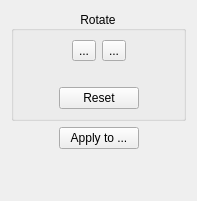
<?xml version="1.0" encoding="UTF-8"?>
<ui version="4.0">
 <class>fix_orientation::OptionsWidget</class>
 <widget class="QWidget" name="fix_orientation::OptionsWidget">
  <property name="geometry">
   <rect>
    <x>0</x>
    <y>0</y>
    <width>197</width>
    <height>201</height>
   </rect>
  </property>
  <property name="windowTitle">
   <string>Form</string>
  </property>
  <layout class="QVBoxLayout">
   <item>
    <widget class="CollapsibleGroupBox" name="rotateGroupBox">
     <property name="title">
      <string>Rotate</string>
     </property>
     <property name="alignment">
      <set>Qt::AlignCenter</set>
     </property>
     <layout class="QVBoxLayout">
      <item>
       <layout class="QHBoxLayout">
        <item>
         <spacer>
          <property name="orientation">
           <enum>Qt::Horizontal</enum>
          </property>
          <property name="sizeHint" stdset="0">
           <size>
            <width>1</width>
            <height>1</height>
           </size>
          </property>
         </spacer>
        </item>
        <item>
         <widget class="QToolButton" name="rotateLeftBtn">
          <property name="text">
           <string>...</string>
          </property>
          <property name="icon">
           <iconset resource="../../resources/resources.qrc">
            <normaloff>:/icons/object-rotate-left.png</normaloff>:/icons/object-rotate-left.png</iconset>
          </property>
          <property name="iconSize">
           <size>
            <width>24</width>
            <height>24</height>
           </size>
          </property>
         </widget>
        </item>
        <item>
         <widget class="QToolButton" name="rotateRightBtn">
          <property name="text">
           <string>...</string>
          </property>
          <property name="icon">
           <iconset resource="../../resources/resources.qrc">
            <normaloff>:/icons/object-rotate-right.png</normaloff>:/icons/object-rotate-right.png</iconset>
          </property>
          <property name="iconSize">
           <size>
            <width>24</width>
            <height>24</height>
           </size>
          </property>
         </widget>
        </item>
        <item>
         <spacer>
          <property name="orientation">
           <enum>Qt::Horizontal</enum>
          </property>
          <property name="sizeHint" stdset="0">
           <size>
            <width>1</width>
            <height>1</height>
           </size>
          </property>
         </spacer>
        </item>
       </layout>
      </item>
      <item>
       <layout class="QHBoxLayout">
        <item>
         <spacer>
          <property name="orientation">
           <enum>Qt::Horizontal</enum>
          </property>
          <property name="sizeHint" stdset="0">
           <size>
            <width>1</width>
            <height>1</height>
           </size>
          </property>
         </spacer>
        </item>
        <item>
         <widget class="QLabel" name="rotationIndicator">
          <property name="text">
           <string/>
          </property>
          <property name="pixmap">
           <pixmap resource="../../resources/resources.qrc">:/icons/big-up-arrow.png</pixmap>
          </property>
         </widget>
        </item>
        <item>
         <spacer>
          <property name="orientation">
           <enum>Qt::Horizontal</enum>
          </property>
          <property name="sizeHint" stdset="0">
           <size>
            <width>1</width>
            <height>1</height>
           </size>
          </property>
         </spacer>
        </item>
       </layout>
      </item>
      <item>
       <layout class="QHBoxLayout">
        <item>
         <spacer>
          <property name="orientation">
           <enum>Qt::Horizontal</enum>
          </property>
          <property name="sizeHint" stdset="0">
           <size>
            <width>1</width>
            <height>1</height>
           </size>
          </property>
         </spacer>
        </item>
        <item>
         <widget class="QPushButton" name="resetBtn">
          <property name="text">
           <string>Reset</string>
          </property>
         </widget>
        </item>
        <item>
         <spacer>
          <property name="orientation">
           <enum>Qt::Horizontal</enum>
          </property>
          <property name="sizeHint" stdset="0">
           <size>
            <width>1</width>
            <height>1</height>
           </size>
          </property>
         </spacer>
        </item>
       </layout>
      </item>
     </layout>
    </widget>
   </item>
   <item>
    <layout class="QHBoxLayout">
     <item>
      <spacer>
       <property name="orientation">
        <enum>Qt::Horizontal</enum>
       </property>
       <property name="sizeHint" stdset="0">
        <size>
         <width>1</width>
         <height>1</height>
        </size>
       </property>
      </spacer>
     </item>
     <item>
      <widget class="QPushButton" name="applyToBtn">
       <property name="text">
        <string>Apply to ...</string>
       </property>
      </widget>
     </item>
     <item>
      <spacer>
       <property name="orientation">
        <enum>Qt::Horizontal</enum>
       </property>
       <property name="sizeHint" stdset="0">
        <size>
         <width>1</width>
         <height>1</height>
        </size>
       </property>
      </spacer>
     </item>
    </layout>
   </item>
   <item>
    <spacer>
     <property name="orientation">
      <enum>Qt::Vertical</enum>
     </property>
     <property name="sizeHint" stdset="0">
      <size>
       <width>1</width>
       <height>1</height>
      </size>
     </property>
    </spacer>
   </item>
  </layout>
 </widget>
 <customwidgets>
  <customwidget>
   <class>CollapsibleGroupBox</class>
   <extends>QGroupBox</extends>
   <header location="global">CollapsibleGroupBox.h</header>
   <container>1</container>
  </customwidget>
 </customwidgets>
 <resources>
  <include location="../../resources/resources.qrc"/>
 </resources>
 <connections/>
</ui>
